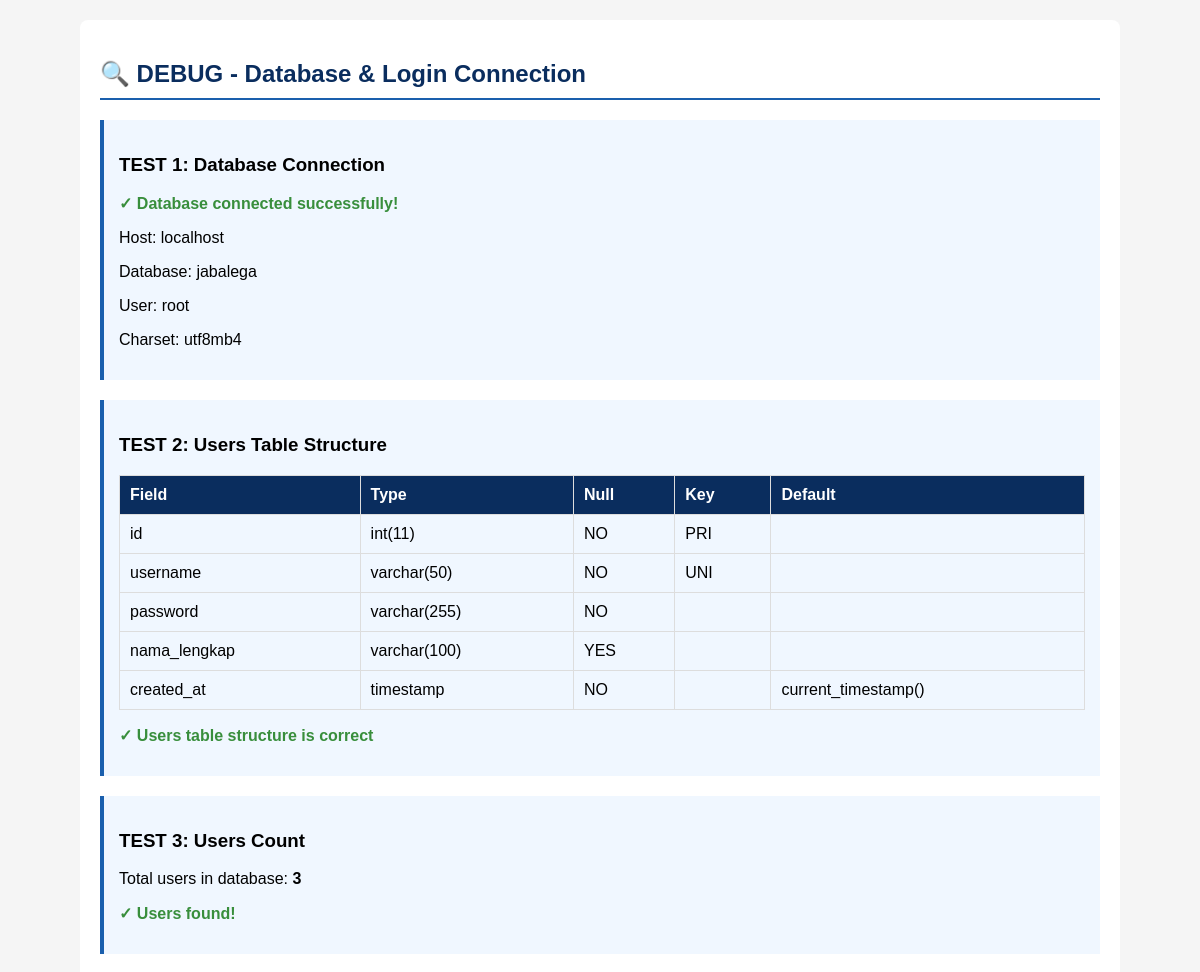
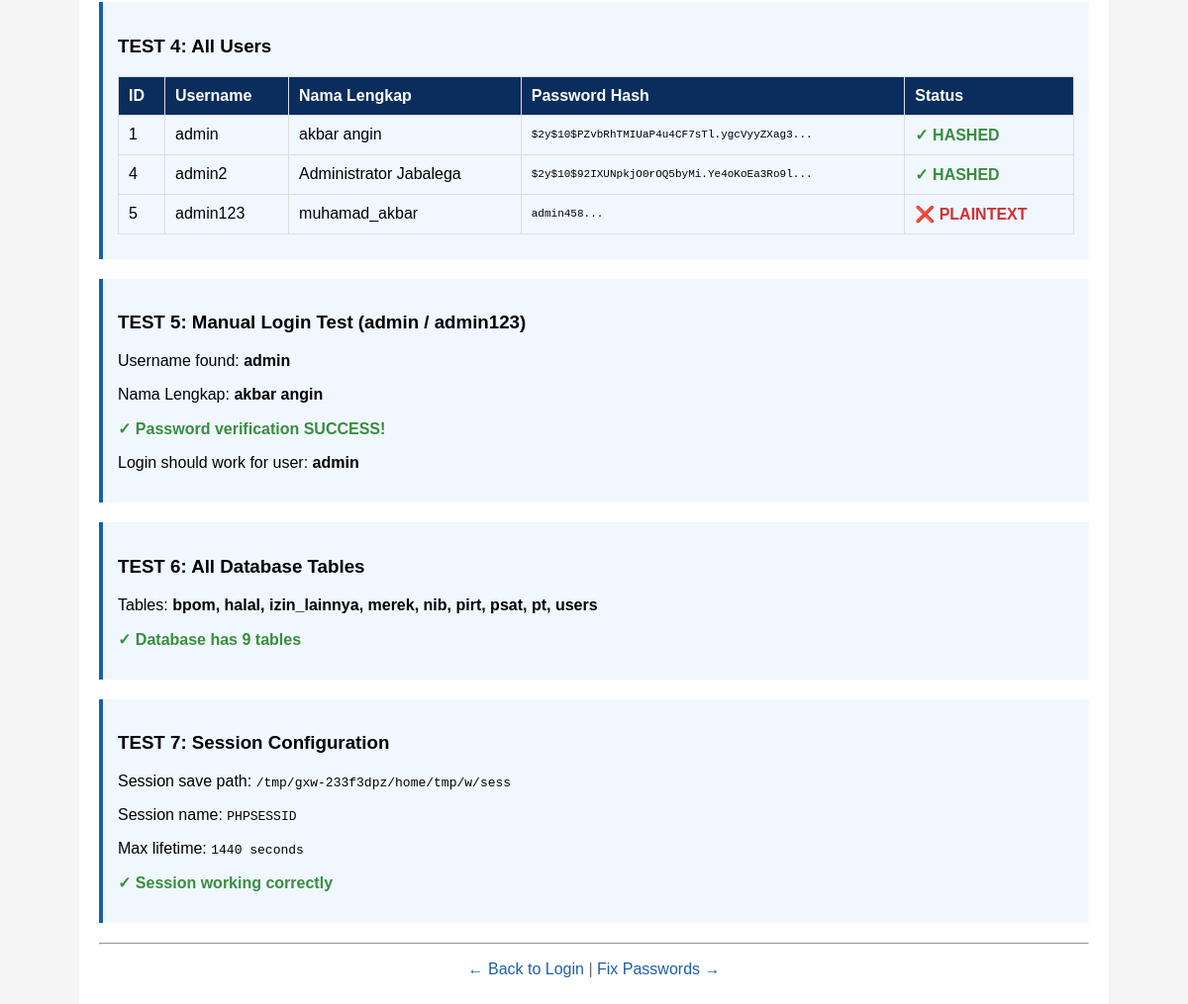
The app's page /debug.php with its own data (2 pictures, top to bottom).
### tables this page shows
CREATE TABLE `users` (
  `id` int(11) NOT NULL,
  `username` varchar(50) NOT NULL,
  `password` varchar(255) NOT NULL,
  `nama_lengkap` varchar(100) DEFAULT NULL,
  `created_at` timestamp NOT NULL DEFAULT current_timestamp()
);

### debug.php (the view, shortened to what this page needs)
<?php
echo "<div class='container'>";
echo "<h2>🔍 DEBUG - Database & Login Connection</h2>";
echo "<div class='section'>";
echo "<h3>TEST 1: Database Connection</h3>";
try {
    $db = getDB();
    echo "<p class='success'>✓ Database connected successfully!</p>";
    echo "<p>Host: " . DB_HOST . "</p>";
    echo "<p>Database: " . DB_NAME . "</p>";
    echo "<p>User: " . DB_USER . "</p>";
    echo "<p>Charset: " . $db->character_set_name() . "</p>";
} catch (Exception $e) {
    echo "<p class='error'>✗ Connection failed: " . $e->getMessage() . "</p>";
    die("</div></div>");
}
echo "</div>";
echo "<div class='section'>";
echo "<h3>TEST 2: Users Table Structure</h3>";
$result = $db->query("SHOW COLUMNS FROM users");
if ($result) {
    echo "<table>";
    echo "<tr><th>Field</th><th>Type</th><th>Null</th><th>Key</th><th>Default</th></tr>";
    while ($row = $result->fetch_assoc()) {
        echo "<tr>";
        echo "<td>" . $row['Field'] . "</td>";
        echo "<td>" . $row['Type'] . "</td>";
        echo "<td>" . $row['Null'] . "</td>";
        echo "<td>" . $row['Key'] . "</td>";
        echo "<td>" . $row['Default'] . "</td>";
        echo "</tr>";
    }
    echo "</table>";
    echo "<p class='success'>✓ Users table structure is correct</p>";
} else {
    echo "<p class='error'>✗ Cannot read users table: " . $db->error . "</p>";
}
echo "</div>";
echo "<div class='section'>";
echo "<h3>TEST 3: Users Count</h3>";
$count_result = $db->query("SELECT COUNT(*) as total FROM users");
$count_row = $count_result->fetch_assoc();
$total_users = $count_row['total'];
echo "<p>Total users in database: <strong>$total_users</strong></p>";
if ($total_users > 0) {
    echo "<p class='success'>✓ Users found!</p>";
} else {
    echo "<p class='error'>✗ No users found in database</p>";
}
echo "</div>";
echo "<div class='section'>";
echo "<h3>TEST 4: All Users</h3>";
$users_result = $db->query("SELECT id, username, nama_lengkap, password FROM users ORDER BY id");
if ($users_result && $users_result->num_rows > 0) {
    echo "<table>";
    echo "<tr><th>ID</th><th>Username</th><th>Nama Lengkap</th><th>Password Hash</th><th>Status</th></tr>";
    while ($user = $users_result->fetch_assoc()) {
        $pwd = $user['password'];
        $is_hash = (substr($pwd, 0, 4) === '$2y$' && strlen($pwd) === 60);
        $status = $is_hash ? '<span class="success">✓ HASHED</span>' : '<span class="error">❌ PLAINTEXT</span>';
        echo "<tr>";
        echo "<td>" . $user['id'] . "</td>";
        echo "<td>" . $user['username'] . "</td>";
        echo "<td>" . $user['nama_lengkap'] . "</td>";
        echo "<td><code style='font-size:11px;'>" . substr($pwd, 0, 40) . "...</code></td>";
        echo "<td>$status</td>";
        echo "</tr>";
    }
    echo "</table>";
} else {
    echo "<p class='error'>✗ Failed to fetch users: " . $db->error . "</p>";
}
echo "</div>";
echo "<div class='section'>";
echo "<h3>TEST 5: Manual Login Test (admin / admin123)</h3>";
$test_username = 'admin';
$test_password = 'admin123';
$stmt = $db->prepare("SELECT id, username, password, nama_lengkap FROM users WHERE username = ?");
if ($stmt) {
    $stmt->bind_param('s', $test_username);
    $stmt->execute();
    $user = $stmt->get_result()->fetch_assoc();
    if ($user) {
        echo "<p>Username found: <strong>" . $user['username'] . "</strong></p>";
        echo "<p>Nama Lengkap: <strong>" . $user['nama_lengkap'] . "</strong></p>";
        $password_verify_result = password_verify($test_password, $user['password']);
        if ($password_verify_result) {
            echo "<p class='success'>✓ Password verification SUCCESS!</p>";
            echo "<p>Login should work for user: <strong>$test_username</strong></p>";
        }
    } else {
        echo "<p class='error'>✗ Username '$test_username' not found in database</p>";
    }
} else {
    echo "<p class='error'>✗ Prepare statement failed: " . $db->error . "</p>";
}
echo "</div>";
echo "<div class='section'>";
echo "<h3>TEST 6: All Database Tables</h3>";
$tables_result = $db->query("SHOW TABLES");
if ($tables_result) {
    $tables = [];
    while ($row = $tables_result->fetch_row()) {
        $tables[] = $row[0];
    }
    echo "<p>Tables: <strong>" . implode(", ", $tables) . "</strong></p>";
    echo "<p class='success'>✓ Database has " . count($tables) . " tables</p>";
} else {
    echo "<p class='error'>✗ Cannot list tables: " . $db->error . "</p>";
}
echo "</div>";
echo "<div class='section'>";
echo "<h3>TEST 7: Session Configuration</h3>";
echo "<p>Session save path: <code>" . ini_get('session.save_path') . "</code></p>";
echo "<p>Session name: <code>" . ini_get('session.name') . "</code></p>";
echo "<p>Max lifetime: <code>" . ini_get('session.gc_maxlifetime') . " seconds</code></p>";
if (isset($_SESSION['test'])) {
    echo "<p class='success'>✓ Session working correctly</p>";
} else {
    echo "<p class='error'>✗ Session not working</p>";
}
echo "</div>";
echo "<hr>";
echo "<p style='text-align: center; color: #666;'>";
echo "<a href='index.php' style='color: #1a5fad; text-decoration: none;'>&larr; Back to Login</a> | ";
echo "<a href='fix_passwords.php' style='color: #1a5fad; text-decoration: none;'>Fix Passwords →</a>";
echo "</p>";
echo "</div>";
?>

### debug.php (style rules this page uses)
.container { max-width: 1000px; margin: 0 auto; background: white; padding: 20px; border-radius: 8px; }
.section { margin: 20px 0; padding: 15px; border-left: 4px solid #1a5fad; background: #f0f7ff; }
.success { color: #388e3c; font-weight: bold; }
.error { color: #d32f2f; font-weight: bold; }
table { width: 100%; border-collapse: collapse; margin: 10px 0; }
th, td { padding: 10px; text-align: left; border: 1px solid #ddd; }
th { background: #0a2d5e; color: white; }
h2 { color: #0a2d5e; border-bottom: 2px solid #1a5fad; padding-bottom: 10px; }

### records on screen
users: id "1", username "admin", nama_lengkap "akbar angin", password "$2y$10$PZvbRhTMIUaP4u4CF7sTl.ygcVyyZXag3", shows "✓ HASHED"
users: id "4", username "admin2", nama_lengkap "Administrator Jabalega", password "$2y$10$92IXUNpkjO0rOQ5byMi.Ye4oKoEa3Ro9l", shows "✓ HASHED"
users: id "5", username "admin123", nama_lengkap "muhamad_akbar", password "admin458", shows "❌ PLAINTEXT"

### other values on screen
DB_HOST "localhost"
DB_NAME "jabalega"
DB_USER "root"
$db->character_set_name() "utf8mb4"
$row['Field'] "id"
$row['Type'] "int(11)"
$row['Null'] "NO"
$row['Key'] "PRI"
$row['Field'] "username"
$row['Type'] "varchar(50)"
$row['Key'] "UNI"
$row['Field'] "password"
$row['Type'] "varchar(255)"
$row['Field'] "nama_lengkap"
$row['Type'] "varchar(100)"
